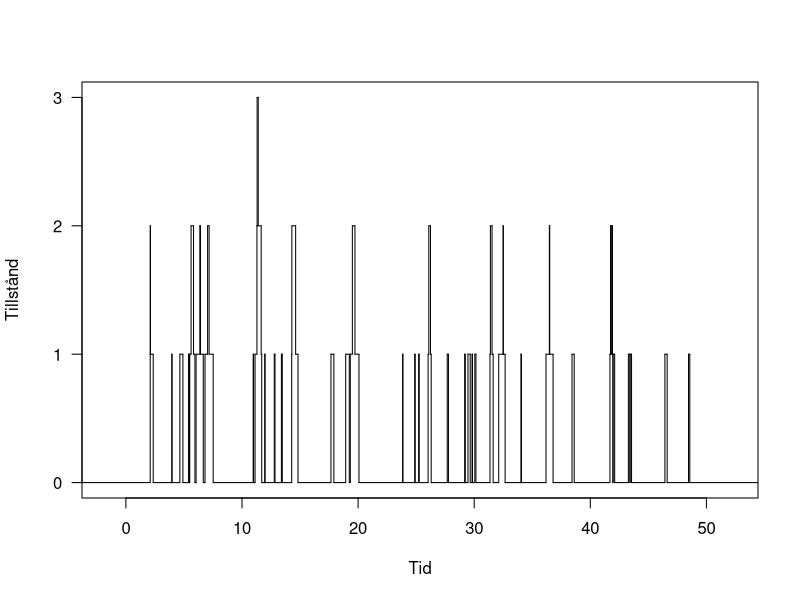
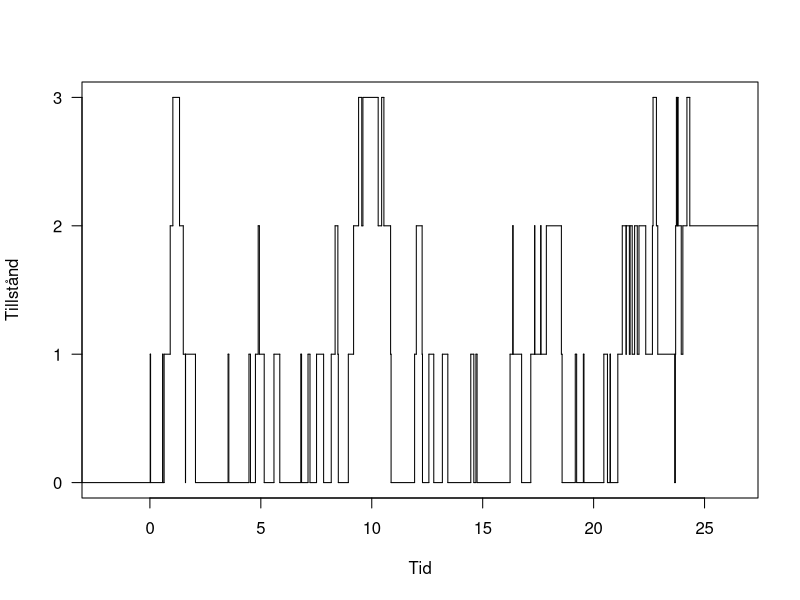
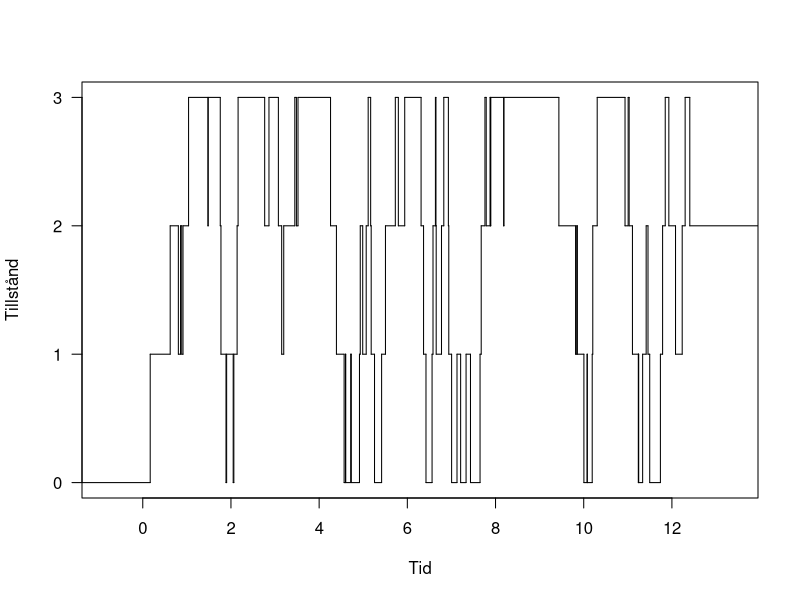

These charts were generated, in order, by the following R code:
## ---- chunk 1
set.seed(980608)
bd_process <- function(lambda, mu, initial_state = 0, steps = 100) {
  time_now <- 0
  state_now <- initial_state
  
  # Dessa vektorer ska byggas på i loopen nedan
  time <- 0
  state <- initial_state
  
  for (i in 1:steps) {
    # Bestäm lambda och mu baserat på aktuellt tillstånd
    if (state_now == 3) {
      lambda_now <- 0  # Inga fler ankomster när systemet är fullt
    } else {
      lambda_now <- lambda
    }
    
    if (state_now == 0) {
      mu_now <- 0  # Inga avslut när systemet är tomt
    } else {
      mu_now <- mu
    }
    
    # Tiden till nästa tillståndsbyte är exponentialfördelad med parameter lambda_now + mu_now
    time_to_transition <- rexp(1, rate = lambda_now + mu_now)
    
    # Bestäm om nästa tillstånd är upp eller ner
    if (lambda_now == 0) {
      # Om lambda_now är 0, måste vi gå ner
      state_now <- state_now - 1
    } else if (mu_now == 0) {
      # Om mu_now är 0, måste vi gå upp
      state_now <- state_now + 1
    } else {
      # Annars, slumpa om vi går upp eller ner
      if (runif(1) < lambda_now / (lambda_now + mu_now)) {
        state_now <- state_now + 1
      } else {
        state_now <- state_now - 1
      }
    }
    
    # Uppdatera tiden och lägg till i vektorerna
    time_now <- time_now + time_to_transition
    time <- c(time, time_now)
    state <- c(state, state_now)
  }
  
  # Returnera en lista med de två vektorerna tid och state
  list(time = time, state = state)
}

# Exempel på användning för förslag 1 (lambda = 1, mu = 5)
result <- bd_process(lambda = 1, mu = 5, initial_state = 0, steps = 100)
print(result)

forslag1 <- bd_process(lambda = 1, mu = 5)
forslag2 <- bd_process(lambda = 2, mu = 5)
forslag3 <- bd_process(lambda = 5, mu = 5)
time1 <- forslag1$time
state1 <- forslag1$state
time2 <- forslag2$time
state2 <- forslag2$state
time3 <- forslag3$time
state3 <- forslag3$state
plot(stepfun(time1[-1], state1),
do.points = FALSE,
xlab = "Tid",
ylab = "Tillstånd",
main = "",
yaxt = "n")
axis(2, at = c(0, 1, 2, 3), las = 2)
plot(stepfun(time2[-1], state2),
do.points = FALSE,
xlab = "Tid",
ylab = "Tillstånd",
main = "",
yaxt = "n")
axis(2, at = c(0, 1, 2, 3), las = 2)
plot(stepfun(time3[-1], state3),
do.points = FALSE,
xlab = "Tid",
ylab = "Tillstånd",
main = "",
yaxt = "n")
axis(2, at = c(0, 1, 2, 3), las = 2)
